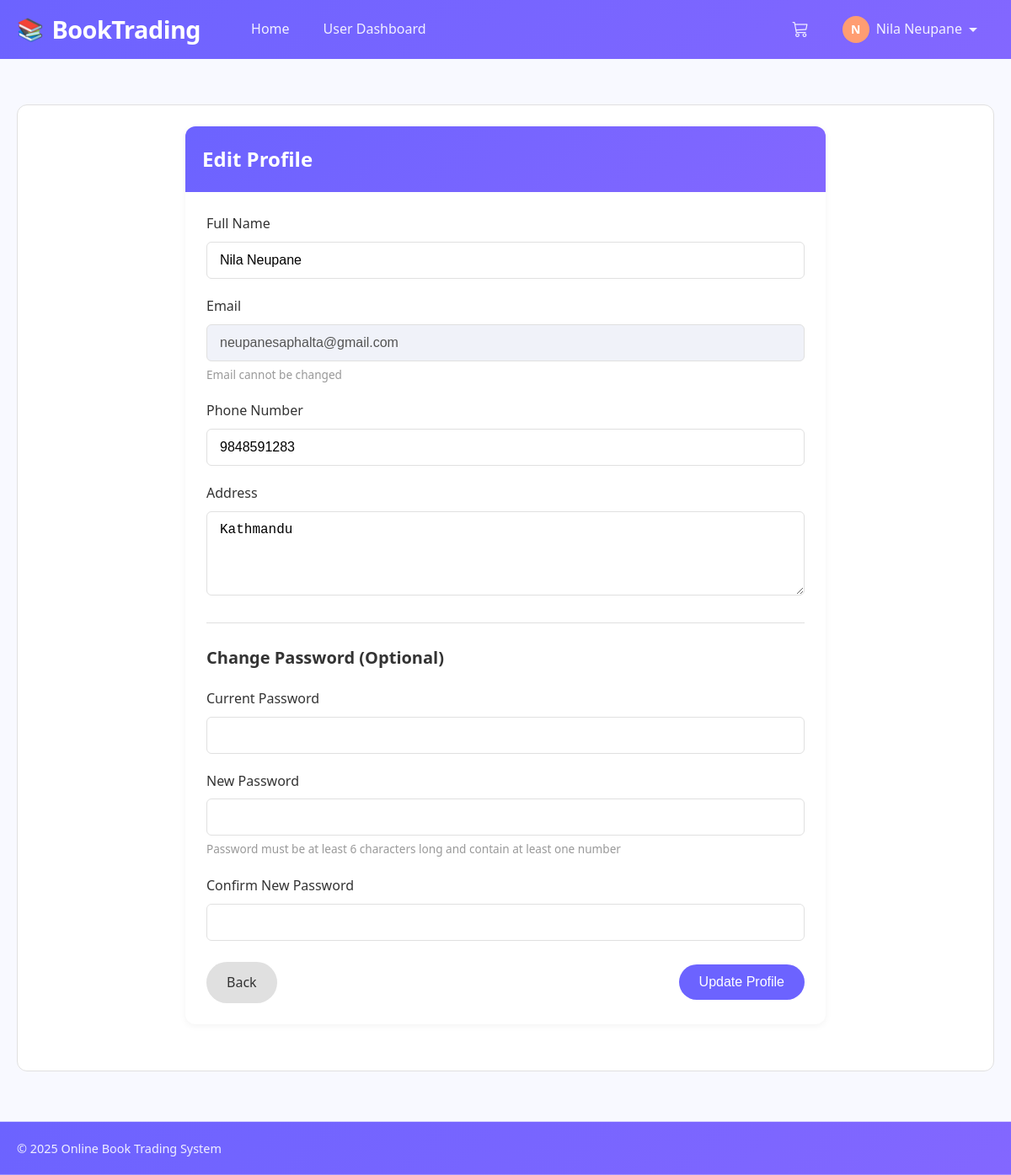
The app's page /user/profile.php (signed in), older data.
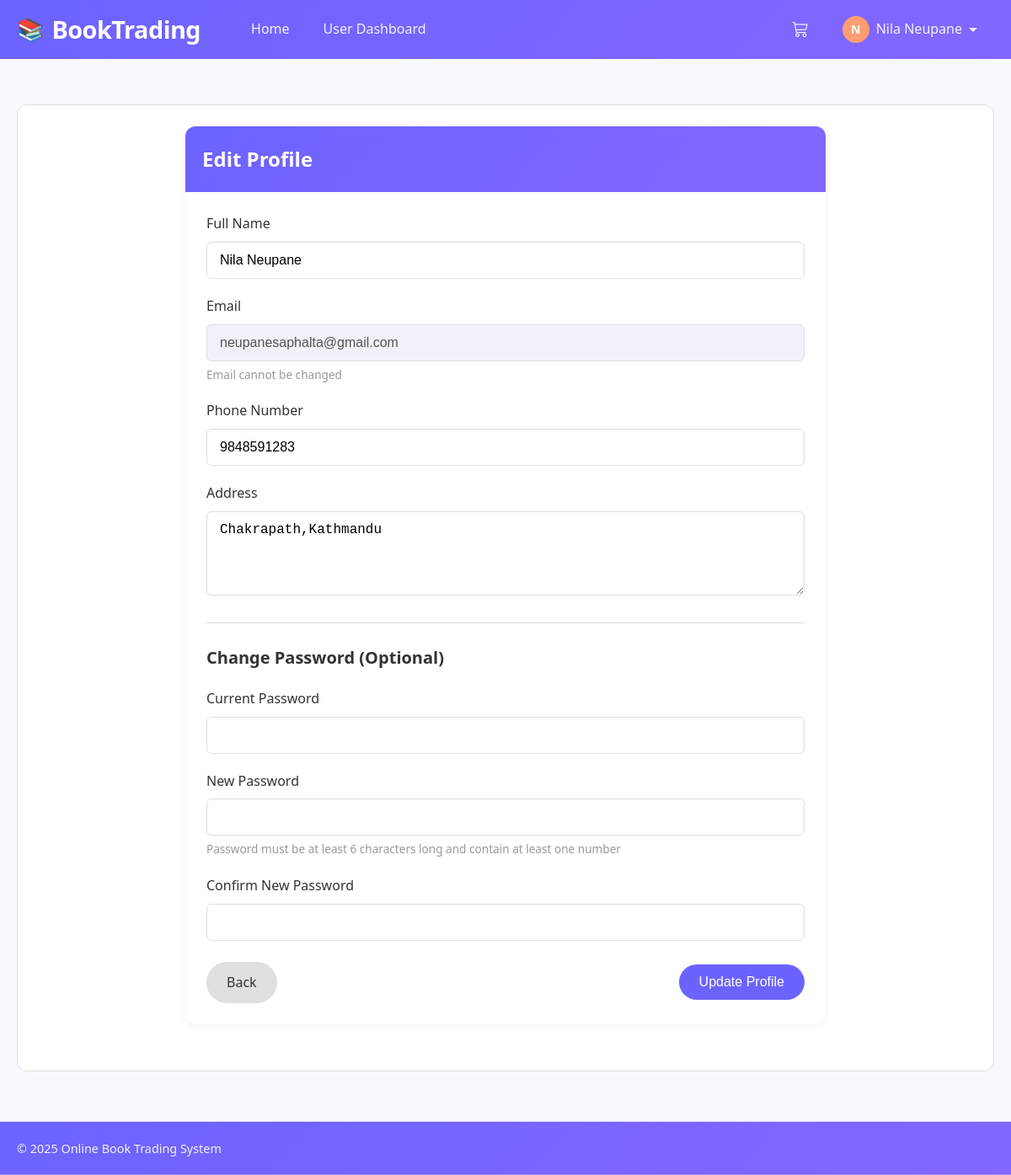
The same page, newer data.
### tables this page shows
CREATE TABLE `users` (
  `id` int(11) NOT NULL,
  `name` varchar(255) NOT NULL,
  `email` varchar(255) NOT NULL,
  `phone` varchar(20) NOT NULL,
  `password` varchar(255) NOT NULL,
  `address` text DEFAULT NULL,
  `is_admin` tinyint(1) DEFAULT 0,
  `created_at` timestamp NOT NULL DEFAULT current_timestamp()
);

### includes/functions.php (called while the page is built, shortened)
<?php
function getUserById($userId) {
    global $conn;
    $query = "SELECT * FROM users WHERE id = '$userId'";
    $result = mysqli_query($conn, $query);
    return mysqli_fetch_assoc($result);
}
?>

### user/profile.php (the view, shortened to what this page needs)
<?php
$relativePath = '../';
require_once $relativePath . 'includes/header.php';
$userId = $_SESSION['user_id'];
$user = getUserById($userId);
$errors = [];
?>
<div class="profile-container">
    <div class="profile-card">
        <div class="profile-header">
            <h3 class="profile-title">Edit Profile</h3>
        </div>
        <div class="profile-body">
            <form action="profile.php" method="POST" novalidate>
                <div class="form-group">
                    <label for="name" class="form-label">Full Name</label>
                    <input type="text" class="form-input <?php echo isset($errors['name']) ? 'error' : ''; ?>" id="name" name="name" value="<?php echo $user['name']; ?>" required>
                </div>
                <div class="form-group">
                    <label for="email" class="form-label">Email</label>
                    <input type="email" class="form-input" id="email" value="<?php echo $user['email']; ?>" disabled>
                    <span class="helper-text">Email cannot be changed</span>
                </div>
                <div class="form-group">
                    <label for="phone" class="form-label">Phone Number</label>
                    <input type="tel" class="form-input <?php echo isset($errors['phone']) ? 'error' : ''; ?>" id="phone" name="phone" value="<?php echo $user['phone']; ?>" required>
                </div>
                <div class="form-group">
                    <label for="address" class="form-label">Address</label>
                    <textarea class="form-textarea" id="address" name="address" rows="3"><?php echo $user['address']; ?></textarea>
                </div>
                <hr class="divider">
                <h5 class="section-title">Change Password (Optional)</h5>
                <div class="form-group">
                    <label for="current_password" class="form-label">Current Password</label>
                    <input type="password" class="form-input <?php echo isset($errors['current_password']) ? 'error' : ''; ?>" id="current_password" name="current_password">
                </div>
                <div class="form-group">
                    <label for="new_password" class="form-label">New Password</label>
                    <input type="password" class="form-input <?php echo isset($errors['new_password']) ? 'error' : ''; ?>" id="new_password" name="new_password">
                    <span class="helper-text">Password must be at least 6 characters long and contain at least one number</span>
                </div>
                <div class="form-group">
                    <label for="confirm_password" class="form-label">Confirm New Password</label>
                    <input type="password" class="form-input <?php echo isset($errors['confirm_password']) ? 'error' : ''; ?>" id="confirm_password" name="confirm_password">
                </div>
                <div class="button-group">
                    <a href="dashboard.php" class="button button-secondary">Back</a>
                    <button type="submit" class="button button-primary">Update Profile</button>
                </div>
            </form>
        </div>
    </div>
</div>
<?php require_once $relativePath . 'includes/footer.php'; ?>

Row changes from the older to the newer data that the page shows:
changed users "Nila Neupane": address "Kathmandu" → "Chakrapath,Kathmandu"
